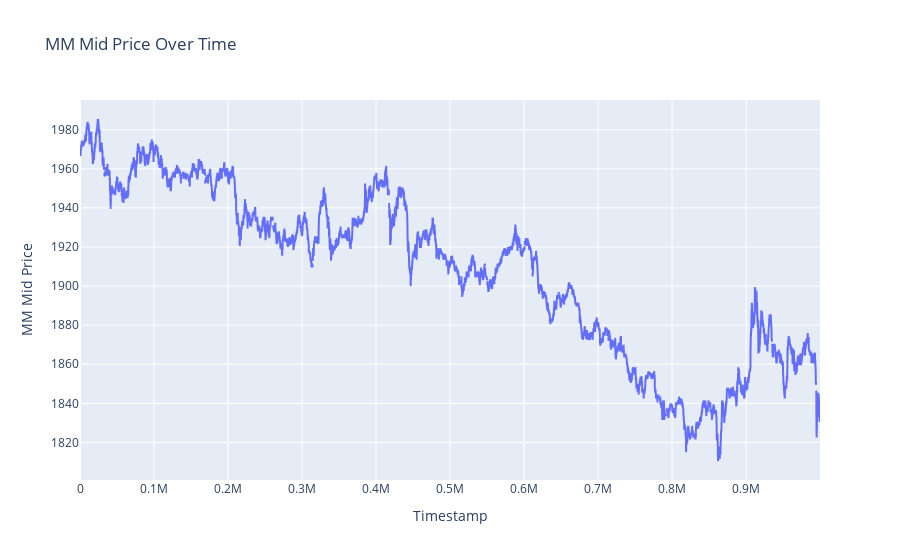

Notebook code cell kept with this figure:
### Code cell
# Create the plot using Plotly Express
fig = px.line(squid_ink_data, x='timestamp', y='mm_mid', title='MM Mid Price Over Time')

# Customize the layout
fig.update_layout(
    xaxis_title='Timestamp',
    yaxis_title='MM Mid Price',
)

# Display the plot
fig.show()

### Figure 1 — Plotly figure (JSON) as saved in the notebook; plotly's stock layout.template omitted (floating-point values rounded to 4 significant figures; data arrays with more than 128 entries replaced by an {"elided": "..."} marker saying what was removed)
{"data": [{"hovertemplate": "timestamp=%{x}<br>mm_mid=%{y}<extra></extra>", "legendgroup": "", "line": {"color": "#636efa", "dash": "solid"}, "marker": {"symbol": "circle"}, "mode": "lines", "name": "", "showlegend": false, "type": "scattergl", "x": {"elided": "10000 int values"}, "xaxis": "x", "y": {"elided": "10000 float values"}, "yaxis": "y"}], "layout": {"legend": {"tracegroupgap": 0}, "title": {"text": "MM Mid Price Over Time"}, "xaxis": {"anchor": "y", "domain": [0, 1], "title": {"text": "Timestamp"}}, "yaxis": {"anchor": "x", "domain": [0, 1], "title": {"text": "MM Mid Price"}}}}
